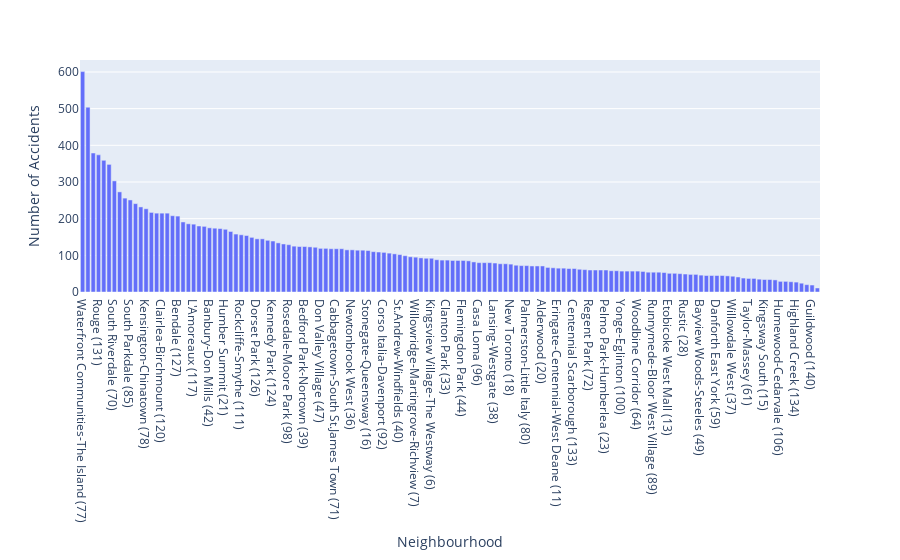

Notebook code cell kept with this figure:
### Code cell
fig = px.bar(df_clean, x = df_clean['Neighbourhood'].value_counts().index , y = df_clean['Neighbourhood'].value_counts(), labels={'x':'Neighbourhood','y':'Number of Accidents'})
fig.show()

### Figure 1 — Plotly figure (JSON) as saved in the notebook; plotly's stock layout.template omitted (floating-point values rounded to 4 significant figures; data arrays with more than 128 entries replaced by an {"elided": "..."} marker saying what was removed)
{"data": [{"alignmentgroup": "True", "hovertemplate": "Neighbourhood=%{x}<br>Number of Accidents=%{y}<extra></extra>", "legendgroup": "", "marker": {"color": "#636efa"}, "name": "", "offsetgroup": "", "orientation": "v", "showlegend": false, "textposition": "auto", "type": "bar", "x": {"elided": "140 str values"}, "xaxis": "x", "y": {"elided": "140 int values"}, "yaxis": "y"}], "layout": {"barmode": "relative", "legend": {"tracegroupgap": 0}, "margin": {"t": 60}, "xaxis": {"anchor": "y", "domain": [0, 1], "title": {"text": "Neighbourhood"}}, "yaxis": {"anchor": "x", "domain": [0, 1], "title": {"text": "Number of Accidents"}}}}
